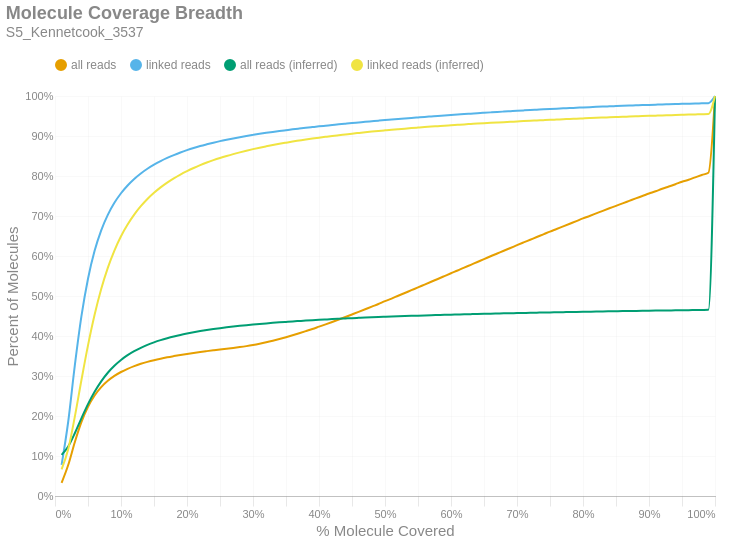

The code cell stored with this chart in its notebook:
### Markdown cell above
### Molecule Read Coverage
This chart shows molecule coverage breadth as computed by the number of bases aligned to that molecule. In other words, "*how much of each unique long molecule is actually sequenced/aligned?*" Keep in mind there is a distinction between sequences and alignments, since some sequences belonging to a particular molecule may not align well and wouldn't appear in the alignment data. This chart also shows molecule coverage breadth as computed by the *inferred fragment* from which the aligned sequences originate. Unlike read coverage, this calculation takes into account the total insert size, including unsequenced gaps between the forward and reverse reads. Like the previous figures, these are cumulative percents.

### Code cell
if SKIPLR:
    print_html(f"Skipped")
else:
    binned_df = consolidated_hist(valids['coverage_bp'], mask, 0.01, True)
    binned_df_inf = consolidated_hist(valids['coverage_inserts'], mask, 0.01, True)
    binned_df = binned_df.with_columns(pl.lit(binned_df_inf['all reads (cumsum)']).alias('all reads (inferred)'))
    binned_df = binned_df.with_columns(pl.lit(binned_df_inf['linked reads (cumsum)']).alias('linked reads (inferred)'))
    binned_df = binned_df.with_columns(
        (pl.col('bin').cast(pl.Float64) + 0.01).alias('right_edge')
    )

    with SafeRender(binned_df):
        (
            density_plot(binned_df, 'Molecule Coverage Breadth', samplename, 'molcov', ['all reads (inferred)','linked reads (inferred)'])
            .encode(
                #x=alt.X('bin:Q', title="% Molecule Covered").axis(format = '%').scale(padding=0),
                x=alt.X('right_edge:Q', title="% Molecule Covered").axis(format='%').scale(padding=0),
                y=alt.Y('value:Q', title='Percent of Molecules')
                    .axis(format='%')
                    .stack(False)
                    .scale(domainMin=0, padding=0),
                color=alt.Color("key:N").scale(domain = ["all reads", "linked reads", "all reads (inferred)", "linked reads (inferred)"]),
                tooltip = [
                    alt.Tooltip("key:N", title = "Data Type"),
                    alt.Tooltip("range_label:N", title="% Molecule Covered"),
                    alt.Tooltip("value:Q", format = ".2%", title="% Molecules")
                ]
            )
        ).display()

### Figure 1 — Vega-Lite specification as saved in the notebook (floating-point values rounded to 4 significant figures)
{"width": "container", "height": 400, "config": {"title": {"anchor": "start", "dy": -15, "fontSize": 18, "color": "#888888", "subtitleColor": "#888888", "subtitleFontSize": 14}, "arc": {"fill": "#0072B2"}, "axis": {"domainColor": "#888888", "domainWidth": 0.5, "gridWidth": 0.2, "grid": false, "titleFontWeight": 400, "titleFontSize": 15, "labelFontSize": 11, "labelColor": "#888888", "tickColor": "#888888", "tickWidth": 0.2, "titleColor": "#888888"}, "axisBand": {"grid": false}, "axisX": {"grid": true, "tickSize": 10, "domainCap": "round"}, "axisY": {"domain": false, "grid": true, "tickSize": 0, "domainCap": "round"}, "background": "transparent", "header": {"labelFontSize": 15, "labelColor": "#888888", "titleFontSize": 15, "titleFontWeight": 600, "titleColor": "#888888"}, "legend": {"labelFont": "sans-serif", "labelFontSize": 12, "labelColor": "#888888", "symbolSize": 100, "symbolType": "circle", "titleFontSize": 12, "titlePadding": 10, "titleColor": "#888888", "title": null, "orient": "top"}, "range": {"category": ["#E69F00", "#56B4E9", "#009E73", "#F0E442", "#0072B2", "#D55E00", "#CC79A7", "#000000"], "diverging": ["#cfe8f3", "#a2d4ec", "#73bfe2", "#46abdb", "#1696d2", "#12719e"]}, "area": {"fill": "#0072B2", "fillOpacity": 0.7, "line": true, "strokeOpacity": 0.7}, "line": {"color": "#0072B2", "stroke": "#0072B2", "strokeWidth": 2}, "trail": {"color": "#0072B2", "stroke": "#0072B2", "strokeWidth": 0, "size": 1}, "point": {"filled": true, "fillOpacity": 1.0, "size": 95}, "text": {"color": "#888888", "fontSize": 11, "align": "right", "fontWeight": 400, "size": 11}, "bar": {"fill": "#0072B2", "stroke": null}, "view": {"stroke": null, "continuousWidth": 660, "continuousHeight": 400}}, "data": {"name": "data-a62d5b6b9098c9fc42df275b18e9a5c0"}, "mark": {"type": "line", "interpolate": "monotone", "point": {"opacity": 0, "size": 275}}, "encoding": {"color": {"field": "key", "scale": {"domain": ["all reads", "linked reads", "all reads (inferred)", "linked reads (inferred)"]}, "type": "nominal"}, "tooltip": [{"field": "key", "title": "Data Type", "type": "nominal"}, {"field": "range_label", "title": "% Molecule Covered", "type": "nominal"}, {"field": "value", "format": ".2%", "title": "% Molecules", "type": "quantitative"}], "x": {"axis": {"format": "%"}, "field": "right_edge", "scale": {"padding": 0}, "title": "% Molecule Covered", "type": "quantitative"}, "y": {"axis": {"format": "%"}, "field": "value", "scale": {"domainMin": 0, "padding": 0}, "stack": false, "title": "Percent of Molecules", "type": "quantitative"}}, "params": [{"name": "param_c36ac31b6afebe62", "select": {"type": "point", "fields": ["key"]}, "bind": "legend"}], "title": {"text": "Molecule Coverage Breadth", "subtitle": "S5_Kennetcook_3537"}, "transform": [{"fold": ["all reads (cumsum)", "linked reads (cumsum)", "all reads (inferred)", "linked reads (inferred)"]}, {"calculate": "replace(datum.key, ' (cumsum)', '')", "as": "key"}, {"filter": {"param": "param_c36ac31b6afebe62"}}], "usermeta": {"embedOptions": {"downloadFileName": "S5_Kennetcook_3537.molcov"}}, "$schema": "https://vega.github.io/schema/vega-lite/v6.1.0.json", "datasets": {"data-a62d5b6b9098c9fc42df275b18e9a5c0": [{"bin": "0.0", "interval": "0.0-0.01", "all reads": 0.03303, "linked reads": 0.07779, "all reads (cumsum)": 0.03303, "linked reads (cumsum)": 0.07779, "range_label": "0.0-0.01", "all reads (inferred)": 0.1028, "linked reads (inferred)": 0.0668, "right_edge": 0.01}, {"bin": "0.01", "interval": "0.01-0.02", "all reads": 0.04434, "linked reads": 0.1078, "all reads (cumsum)": 0.07737, "linked reads (cumsum)": 0.1856, "range_label": "0.01-0.02", "all reads (inferred)": 0.1238, "linked reads (inferred)": 0.1168, "right_edge": 0.02}, {"bin": "0.02", "interval": "0.02-0.03", "all reads": 0.05712, "linked reads": 0.1403, "all reads (cumsum)": 0.1345, "linked reads (cumsum)": 0.3259, "range_label": "0.02-0.03", "all reads (inferred)": 0.1569, "linked reads (inferred)": 0.1978, "right_edge": 0.03}, {"bin": "0.03", "interval": "0.03-0.04", "all reads": 0.04997, "linked reads": 0.123, "all reads (cumsum)": 0.1845, "linked reads (cumsum)": 0.4489, "range_label": "0.03-0.04", "all reads (inferred)": 0.1942, "linked reads (inferred)": 0.2894, "right_edge": 0.04}, {"bin": "0.04", "interval": "0.04-0.05", "all reads": 0.03836, "linked reads": 0.09438, "all reads (cumsum)": 0.2228, "linked reads (cumsum)": 0.5433, "range_label": "0.04-0.05", "all reads (inferred)": 0.2296, "linked reads (inferred)": 0.3765, "right_edge": 0.05}, {"bin": "0.05", "interval": "0.05-0.06", "all reads": 0.02832, "linked reads": 0.06956, "all reads (cumsum)": 0.2511, "linked reads (cumsum)": 0.6129, "range_label": "0.05-0.06", "all reads (inferred)": 0.2605, "linked reads (inferred)": 0.453, "right_edge": 0.06}, {"bin": "0.06", "interval": "0.06-0.07", "all reads": 0.02091, "linked reads": 0.05128, "all reads (cumsum)": 0.2721, "linked reads (cumsum)": 0.6641, "range_label": "0.06-0.07", "all reads (inferred)": 0.2866, "linked reads (inferred)": 0.5175, "right_edge": 0.07}, {"bin": "0.07", "interval": "0.07-0.08", "all reads": 0.01583, "linked reads": 0.03881, "all reads (cumsum)": 0.2879, "linked reads (cumsum)": 0.7029, "range_label": "0.07-0.08", "all reads (inferred)": 0.3081, "linked reads (inferred)": 0.5705, "right_edge": 0.08}, {"bin": "0.08", "interval": "0.08-0.09", "all reads": 0.01229, "linked reads": 0.03004, "all reads (cumsum)": 0.3002, "linked reads (cumsum)": 0.733, "range_label": "0.08-0.09", "all reads (inferred)": 0.3255, "linked reads (inferred)": 0.6136, "right_edge": 0.09}, {"bin": "0.09", "interval": "0.09-0.1", "all reads": 0.00981, "linked reads": 0.02385, "all reads (cumsum)": 0.31, "linked reads (cumsum)": 0.7568, "range_label": "0.09-0.1", "all reads (inferred)": 0.3401, "linked reads (inferred)": 0.6496, "right_edge": 0.1}, {"bin": "0.1", "interval": "0.1-0.11", "all reads": 0.008006, "linked reads": 0.01944, "all reads (cumsum)": 0.318, "linked reads (cumsum)": 0.7763, "range_label": "0.1-0.11", "all reads (inferred)": 0.352, "linked reads (inferred)": 0.6788, "right_edge": 0.11}, {"bin": "0.11", "interval": "0.11-0.12", "all reads": 0.006726, "linked reads": 0.01629, "all reads (cumsum)": 0.3247, "linked reads (cumsum)": 0.7926, "range_label": "0.11-0.12", "all reads (inferred)": 0.362, "linked reads (inferred)": 0.7035, "right_edge": 0.12}, {"bin": "0.12", "interval": "0.12-0.13", "all reads": 0.005707, "linked reads": 0.01379, "all reads (cumsum)": 0.3304, "linked reads (cumsum)": 0.8063, "range_label": "0.12-0.13", "all reads (inferred)": 0.3705, "linked reads (inferred)": 0.7244, "right_edge": 0.13}, {"bin": "0.13", "interval": "0.13-0.14", "all reads": 0.00488, "linked reads": 0.01176, "all reads (cumsum)": 0.3353, "linked reads (cumsum)": 0.8181, "range_label": "0.13-0.14", "all reads (inferred)": 0.3778, "linked reads (inferred)": 0.7425, "right_edge": 0.14}, {"bin": "0.14", "interval": "0.14-0.15", "all reads": 0.004275, "linked reads": 0.01023, "all reads (cumsum)": 0.3396, "linked reads (cumsum)": 0.8283, "range_label": "0.14-0.15", "all reads (inferred)": 0.3842, "linked reads (inferred)": 0.7581, "right_edge": 0.15}, {"bin": "0.15", "interval": "0.15-0.16", "all reads": 0.003755, "linked reads": 0.008921, "all reads (cumsum)": 0.3433, "linked reads (cumsum)": 0.8373, "range_label": "0.15-0.16", "all reads (inferred)": 0.3897, "linked reads (inferred)": 0.7716, "right_edge": 0.16}, {"bin": "0.16", "interval": "0.16-0.17", "all reads": 0.003363, "linked reads": 0.007883, "all reads (cumsum)": 0.3467, "linked reads (cumsum)": 0.8451, "range_label": "0.16-0.17", "all reads (inferred)": 0.3945, "linked reads (inferred)": 0.7835, "right_edge": 0.17}, {"bin": "0.17", "interval": "0.17-0.18", "all reads": 0.003037, "linked reads": 0.007048, "all reads (cumsum)": 0.3497, "linked reads (cumsum)": 0.8522, "range_label": "0.17-0.18", "all reads (inferred)": 0.3989, "linked reads (inferred)": 0.7941, "right_edge": 0.18}, {"bin": "0.18", "interval": "0.18-0.19", "all reads": 0.002887, "linked reads": 0.006551, "all reads (cumsum)": 0.3526, "linked reads (cumsum)": 0.8587, "range_label": "0.18-0.19", "all reads (inferred)": 0.4027, "linked reads (inferred)": 0.8037, "right_edge": 0.19}, {"bin": "0.19", "interval": "0.19-0.2", "all reads": 0.002638, "linked reads": 0.00586, "all reads (cumsum)": 0.3553, "linked reads (cumsum)": 0.8646, "range_label": "0.19-0.2", "all reads (inferred)": 0.4062, "linked reads (inferred)": 0.8121, "right_edge": 0.2}, {"bin": "0.2", "interval": "0.2-0.21", "all reads": 0.002456, "linked reads": 0.005334, "all reads (cumsum)": 0.3577, "linked reads (cumsum)": 0.8699, "range_label": "0.2-0.21", "all reads (inferred)": 0.4094, "linked reads (inferred)": 0.8199, "right_edge": 0.21}, {"bin": "0.21", "interval": "0.21-0.22", "all reads": 0.0023, "linked reads": 0.004864, "all reads (cumsum)": 0.36, "linked reads (cumsum)": 0.8748, "range_label": "0.21-0.22", "all reads (inferred)": 0.4123, "linked reads (inferred)": 0.8271, "right_edge": 0.22}, {"bin": "0.22", "interval": "0.22-0.23", "all reads": 0.002144, "linked reads": 0.004347, "all reads (cumsum)": 0.3622, "linked reads (cumsum)": 0.8791, "range_label": "0.22-0.23", "all reads (inferred)": 0.415, "linked reads (inferred)": 0.8336, "right_edge": 0.23}, {"bin": "0.23", "interval": "0.23-0.24", "all reads": 0.002086, "linked reads": 0.004119, "all reads (cumsum)": 0.3643, "linked reads (cumsum)": 0.8833, "range_label": "0.23-0.24", "all reads (inferred)": 0.4174, "linked reads (inferred)": 0.8396, "right_edge": 0.24}, {"bin": "0.24", "interval": "0.24-0.25", "all reads": 0.002046, "linked reads": 0.003879, "all reads (cumsum)": 0.3663, "linked reads (cumsum)": 0.8871, "range_label": "0.24-0.25", "all reads (inferred)": 0.4196, "linked reads (inferred)": 0.845, "right_edge": 0.25}, {"bin": "0.25", "interval": "0.25-0.26", "all reads": 0.001947, "linked reads": 0.003516, "all reads (cumsum)": 0.3682, "linked reads (cumsum)": 0.8907, "range_label": "0.25-0.26", "all reads (inferred)": 0.4217, "linked reads (inferred)": 0.85, "right_edge": 0.26}, {"bin": "0.26", "interval": "0.26-0.27", "all reads": 0.001954, "linked reads": 0.003313, "all reads (cumsum)": 0.3702, "linked reads (cumsum)": 0.894, "range_label": "0.26-0.27", "all reads (inferred)": 0.4236, "linked reads (inferred)": 0.8547, "right_edge": 0.27}, {"bin": "0.27", "interval": "0.27-0.28", "all reads": 0.002108, "linked reads": 0.003155, "all reads (cumsum)": 0.3723, "linked reads (cumsum)": 0.8971, "range_label": "0.27-0.28", "all reads (inferred)": 0.4254, "linked reads (inferred)": 0.8591, "right_edge": 0.28}, {"bin": "0.28", "interval": "0.28-0.29", "all reads": 0.002399, "linked reads": 0.002965, "all reads (cumsum)": 0.3747, "linked reads (cumsum)": 0.9001, "range_label": "0.28-0.29", "all reads (inferred)": 0.4271, "linked reads (inferred)": 0.8632, "right_edge": 0.29}, {"bin": "0.29", "interval": "0.29-0.3", "all reads": 0.002792, "linked reads": 0.002717, "all reads (cumsum)": 0.3775, "linked reads (cumsum)": 0.9028, "range_label": "0.29-0.3", "all reads (inferred)": 0.4287, "linked reads (inferred)": 0.8672, "right_edge": 0.3}, {"bin": "0.3", "interval": "0.3-0.31", "all reads": 0.003226, "linked reads": 0.002622, "all reads (cumsum)": 0.3807, "linked reads (cumsum)": 0.9054, "range_label": "0.3-0.31", "all reads (inferred)": 0.4302, "linked reads (inferred)": 0.8708, "right_edge": 0.31}, {"bin": "0.31", "interval": "0.31-0.32", "all reads": 0.003595, "linked reads": 0.002407, "all reads (cumsum)": 0.3843, "linked reads (cumsum)": 0.9078, "range_label": "0.31-0.32", "all reads (inferred)": 0.4315, "linked reads (inferred)": 0.8742, "right_edge": 0.32}, {"bin": "0.32", "interval": "0.32-0.33", "all reads": 0.003925, "linked reads": 0.002288, "all reads (cumsum)": 0.3882, "linked reads (cumsum)": 0.9101, "range_label": "0.32-0.33", "all reads (inferred)": 0.4329, "linked reads (inferred)": 0.8774, "right_edge": 0.33}, {"bin": "0.33", "interval": "0.33-0.34", "all reads": 0.004194, "linked reads": 0.002203, "all reads (cumsum)": 0.3924, "linked reads (cumsum)": 0.9123, "range_label": "0.33-0.34", "all reads (inferred)": 0.4341, "linked reads (inferred)": 0.8805, "right_edge": 0.34}, {"bin": "0.34", "interval": "0.34-0.35", "all reads": 0.004507, "linked reads": 0.00215, "all reads (cumsum)": 0.3969, "linked reads (cumsum)": 0.9145, "range_label": "0.34-0.35", "all reads (inferred)": 0.4353, "linked reads (inferred)": 0.8833, "right_edge": 0.35}, {"bin": "0.35", "interval": "0.35-0.36", "all reads": 0.004826, "linked reads": 0.002142, "all reads (cumsum)": 0.4018, "linked reads (cumsum)": 0.9166, "range_label": "0.35-0.36", "all reads (inferred)": 0.4365, "linked reads (inferred)": 0.8861, "right_edge": 0.36}, {"bin": "0.36", "interval": "0.36-0.37", "all reads": 0.005052, "linked reads": 0.001964, "all reads (cumsum)": 0.4068, "linked reads (cumsum)": 0.9186, "range_label": "0.36-0.37", "all reads (inferred)": 0.4375, "linked reads (inferred)": 0.8887, "right_edge": 0.37}, {"bin": "0.37", "interval": "0.37-0.38", "all reads": 0.00529, "linked reads": 0.001903, "all reads (cumsum)": 0.4121, "linked reads (cumsum)": 0.9205, "range_label": "0.37-0.38", "all reads (inferred)": 0.4385, "linked reads (inferred)": 0.8912, "right_edge": 0.38}, {"bin": "0.38", "interval": "0.38-0.39", "all reads": 0.005416, "linked reads": 0.00181, "all reads (cumsum)": 0.4175, "linked reads (cumsum)": 0.9223, "range_label": "0.38-0.39", "all reads (inferred)": 0.4395, "linked reads (inferred)": 0.8936, "right_edge": 0.39}, {"bin": "0.39", "interval": "0.39-0.4", "all reads": 0.005783, "linked reads": 0.001791, "all reads (cumsum)": 0.4233, "linked reads (cumsum)": 0.9241, "range_label": "0.39-0.4", "all reads (inferred)": 0.4405, "linked reads (inferred)": 0.8958, "right_edge": 0.4}, {"bin": "0.4", "interval": "0.4-0.41", "all reads": 0.005774, "linked reads": 0.001678, "all reads (cumsum)": 0.4291, "linked reads (cumsum)": 0.9258, "range_label": "0.4-0.41", "all reads (inferred)": 0.4413, "linked reads (inferred)": 0.898, "right_edge": 0.41}, {"bin": "0.41", "interval": "0.41-0.42", "all reads": 0.005979, "linked reads": 0.00167, "all reads (cumsum)": 0.4351, "linked reads (cumsum)": 0.9274, "range_label": "0.41-0.42", "all reads (inferred)": 0.4422, "linked reads (inferred)": 0.9001, "right_edge": 0.42}, {"bin": "0.42", "interval": "0.42-0.43", "all reads": 0.006231, "linked reads": 0.001688, "all reads (cumsum)": 0.4413, "linked reads (cumsum)": 0.9291, "range_label": "0.42-0.43", "all reads (inferred)": 0.443, "linked reads (inferred)": 0.902, "right_edge": 0.43}, {"bin": "0.43", "interval": "0.43-0.44", "all reads": 0.006165, "linked reads": 0.001627, "all reads (cumsum)": 0.4475, "linked reads (cumsum)": 0.9308, "range_label": "0.43-0.44", "all reads (inferred)": 0.4438, "linked reads (inferred)": 0.9039, "right_edge": 0.44}, {"bin": "0.44", "interval": "0.44-0.45", "all reads": 0.006396, "linked reads": 0.001608, "all reads (cumsum)": 0.4539, "linked reads (cumsum)": 0.9324, "range_label": "0.44-0.45", "all reads (inferred)": 0.4446, "linked reads (inferred)": 0.9058, "right_edge": 0.45}, {"bin": "0.45", "interval": "0.45-0.46", "all reads": 0.006416, "linked reads": 0.001529, "all reads (cumsum)": 0.4603, "linked reads (cumsum)": 0.9339, "range_label": "0.45-0.46", "all reads (inferred)": 0.4453, "linked reads (inferred)": 0.9076, "right_edge": 0.46}, {"bin": "0.46", "interval": "0.46-0.47", "all reads": 0.00652, "linked reads": 0.001549, "all reads (cumsum)": 0.4668, "linked reads (cumsum)": 0.9354, "range_label": "0.46-0.47", "all reads (inferred)": 0.446, "linked reads (inferred)": 0.9094, "right_edge": 0.47}, {"bin": "0.47", "interval": "0.47-0.48", "all reads": 0.006669, "linked reads": 0.001462, "all reads (cumsum)": 0.4735, "linked reads (cumsum)": 0.9369, "range_label": "0.47-0.48", "all reads (inferred)": 0.4467, "linked reads (inferred)": 0.911, "right_edge": 0.48}, {"bin": "0.48", "interval": "0.48-0.49", "all reads": 0.006491, "linked reads": 0.001462, "all reads (cumsum)": 0.48, "linked reads (cumsum)": 0.9384, "range_label": "0.48-0.49", "all reads (inferred)": 0.4474, "linked reads (inferred)": 0.9126, "right_edge": 0.49}, {"bin": "0.49", "interval": "0.49-0.5", "all reads": 0.007259, "linked reads": 0.001428, "all reads (cumsum)": 0.4872, "linked reads (cumsum)": 0.9398, "range_label": "0.49-0.5", "all reads (inferred)": 0.448, "linked reads (inferred)": 0.9141, "right_edge": 0.5}, {"bin": "0.5", "interval": "0.5-0.51", "all reads": 0.00633, "linked reads": 0.001335, "all reads (cumsum)": 0.4935, "linked reads (cumsum)": 0.9411, "range_label": "0.5-0.51", "all reads (inferred)": 0.4486, "linked reads (inferred)": 0.9156, "right_edge": 0.51}, {"bin": "0.51", "interval": "0.51-0.52", "all reads": 0.007131, "linked reads": 0.001381, "all reads (cumsum)": 0.5007, "linked reads (cumsum)": 0.9425, "range_label": "0.51-0.52", "all reads (inferred)": 0.4492, "linked reads (inferred)": 0.917, "right_edge": 0.52}, {"bin": "0.52", "interval": "0.52-0.53", "all reads": 0.006812, "linked reads": 0.001327, "all reads (cumsum)": 0.5075, "linked reads (cumsum)": 0.9438, "range_label": "0.52-0.53", "all reads (inferred)": 0.4498, "linked reads (inferred)": 0.9184, "right_edge": 0.53}, {"bin": "0.53", "interval": "0.53-0.54", "all reads": 0.007019, "linked reads": 0.001306, "all reads (cumsum)": 0.5145, "linked reads (cumsum)": 0.9451, "range_label": "0.53-0.54", "all reads (inferred)": 0.4503, "linked reads (inferred)": 0.9197, "right_edge": 0.54}, {"bin": "0.54", "interval": "0.54-0.55", "all reads": 0.006897, "linked reads": 0.001282, "all reads (cumsum)": 0.5214, "linked reads (cumsum)": 0.9464, "range_label": "0.54-0.55", "all reads (inferred)": 0.4509, "linked reads (inferred)": 0.921, "right_edge": 0.55}, {"bin": "0.55", "interval": "0.55-0.56", "all reads": 0.007145, "linked reads": 0.001276, "all reads (cumsum)": 0.5285, "linked reads (cumsum)": 0.9477, "range_label": "0.55-0.56", "all reads (inferred)": 0.4514, "linked reads (inferred)": 0.9223, "right_edge": 0.56}, {"bin": "0.56", "interval": "0.56-0.57", "all reads": 0.007064, "linked reads": 0.001222, "all reads (cumsum)": 0.5356, "linked reads (cumsum)": 0.9489, "range_label": "0.56-0.57", "all reads (inferred)": 0.4519, "linked reads (inferred)": 0.9235, "right_edge": 0.57}, {"bin": "0.57", "interval": "0.57-0.58", "all reads": 0.006978, "linked reads": 0.001224, "all reads (cumsum)": 0.5426, "linked reads (cumsum)": 0.9501, "range_label": "0.57-0.58", "all reads (inferred)": 0.4524, "linked reads (inferred)": 0.9247, "right_edge": 0.58}, {"bin": "0.58", "interval": "0.58-0.59", "all reads": 0.007148, "linked reads": 0.0012, "all reads (cumsum)": 0.5497, "linked reads (cumsum)": 0.9513, "range_label": "0.58-0.59", "all reads (inferred)": 0.4529, "linked reads (inferred)": 0.9258, "right_edge": 0.59}, {"bin": "0.59", "interval": "0.59-0.6", "all reads": 0.007187, "linked reads": 0.001162, "all reads (cumsum)": 0.5569, "linked reads (cumsum)": 0.9525, "range_label": "0.59-0.6", "all reads (inferred)": 0.4533, "linked reads (inferred)": 0.9269, "right_edge": 0.6}, {"bin": "0.6", "interval": "0.6-0.61", "all reads": 0.006847, "linked reads": 0.00111, "all reads (cumsum)": 0.5638, "linked reads (cumsum)": 0.9536, "range_label": "0.6-0.61", "all reads (inferred)": 0.4538, "linked reads (inferred)": 0.928, "right_edge": 0.61}, {"bin": "0.61", "interval": "0.61-0.62", "all reads": 0.00723, "linked reads": 0.001181, "all reads (cumsum)": 0.571, "linked reads (cumsum)": 0.9548, "range_label": "0.61-0.62", "all reads (inferred)": 0.4542, "linked reads (inferred)": 0.929, "right_edge": 0.62}, {"bin": "0.62", "interval": "0.62-0.63", "all reads": 0.006996, "linked reads": 0.001065, "all reads (cumsum)": 0.578, "linked reads (cumsum)": 0.9559, "range_label": "0.62-0.63", "all reads (inferred)": 0.4546, "linked reads (inferred)": 0.93, "right_edge": 0.63}, {"bin": "0.63", "interval": "0.63-0.64", "all reads": 0.007091, "linked reads": 0.001074, "all reads (cumsum)": 0.5851, "linked reads (cumsum)": 0.9569, "range_label": "0.63-0.64", "all reads (inferred)": 0.4551, "linked reads (inferred)": 0.931, "right_edge": 0.64}, {"bin": "0.64", "interval": "0.64-0.65", "all reads": 0.006989, "linked reads": 0.001066, "all reads (cumsum)": 0.5921, "linked reads (cumsum)": 0.958, "range_label": "0.64-0.65", "all reads (inferred)": 0.4555, "linked reads (inferred)": 0.932, "right_edge": 0.65}, {"bin": "0.65", "interval": "0.65-0.66", "all reads": 0.007243, "linked reads": 0.00106, "all reads (cumsum)": 0.5993, "linked reads (cumsum)": 0.9591, "range_label": "0.65-0.66", "all reads (inferred)": 0.4558, "linked reads (inferred)": 0.9329, "right_edge": 0.66}, {"bin": "0.66", "interval": "0.66-0.67", "all reads": 0.006901, "linked reads": 0.001041, "all reads (cumsum)": 0.6062, "linked reads (cumsum)": 0.9601, "range_label": "0.66-0.67", "all reads (inferred)": 0.4562, "linked reads (inferred)": 0.9338, "right_edge": 0.67}, {"bin": "0.67", "interval": "0.67-0.68", "all reads": 0.006933, "linked reads": 0.0009912, "all reads (cumsum)": 0.6132, "linked reads (cumsum)": 0.9611, "range_label": "0.67-0.68", "all reads (inferred)": 0.4566, "linked reads (inferred)": 0.9347, "right_edge": 0.68}, {"bin": "0.68", "interval": "0.68-0.69", "all reads": 0.006826, "linked reads": 0.0009805, "all reads (cumsum)": 0.62, "linked reads (cumsum)": 0.9621, "range_label": "0.68-0.69", "all reads (inferred)": 0.457, "linked reads (inferred)": 0.9355, "right_edge": 0.69}, {"bin": "0.69", "interval": "0.69-0.7", "all reads": 0.007047, "linked reads": 0.0009856, "all reads (cumsum)": 0.627, "linked reads (cumsum)": 0.9631, "range_label": "0.69-0.7", "all reads (inferred)": 0.4573, "linked reads (inferred)": 0.9363, "right_edge": 0.7}, {"bin": "0.7", "interval": "0.7-0.71", "all reads": 0.006849, "linked reads": 0.0009491, "all reads (cumsum)": 0.6339, "linked reads (cumsum)": 0.964, "range_label": "0.7-0.71", "all reads (inferred)": 0.4577, "linked reads (inferred)": 0.9372, "right_edge": 0.71}, {"bin": "0.71", "interval": "0.71-0.72", "all reads": 0.006772, "linked reads": 0.0009204, "all reads (cumsum)": 0.6406, "linked reads (cumsum)": 0.9649, "range_label": "0.71-0.72", "all reads (inferred)": 0.458, "linked reads (inferred)": 0.938, "right_edge": 0.72}, {"bin": "0.72", "interval": "0.72-0.73", "all reads": 0.006859, "linked reads": 0.0008581, "all reads (cumsum)": 0.6475, "linked reads (cumsum)": 0.9658, "range_label": "0.72-0.73", "all reads (inferred)": 0.4583, "linked reads (inferred)": 0.9388, "right_edge": 0.73}, {"bin": "0.73", "interval": "0.73-0.74", "all reads": 0.006643, "linked reads": 0.0008643, "all reads (cumsum)": 0.6542, "linked reads (cumsum)": 0.9667, "range_label": "0.73-0.74", "all reads (inferred)": 0.4587, "linked reads (inferred)": 0.9396, "right_edge": 0.74}, {"bin": "0.74", "interval": "0.74-0.75", "all reads": 0.00697, "linked reads": 0.0008424, "all reads (cumsum)": 0.6611, "linked reads (cumsum)": 0.9675, "range_label": "0.74-0.75", "all reads (inferred)": 0.459, "linked reads (inferred)": 0.9404, "right_edge": 0.75}, {"bin": "0.75", "interval": "0.75-0.76", "all reads": 0.006486, "linked reads": 0.0008087, "all reads (cumsum)": 0.6676, "linked reads (cumsum)": 0.9683, "range_label": "0.75-0.76", "all reads (inferred)": 0.4593, "linked reads (inferred)": 0.9411, "right_edge": 0.76}, {"bin": "0.76", "interval": "0.76-0.77", "all reads": 0.006589, "linked reads": 0.000775, "all reads (cumsum)": 0.6742, "linked reads (cumsum)": 0.9691, "range_label": "0.76-0.77", "all reads (inferred)": 0.4597, "linked reads (inferred)": 0.9419, "right_edge": 0.77}, {"bin": "0.77", "interval": "0.77-0.78", "all reads": 0.006504, "linked reads": 0.0008002, "all reads (cumsum)": 0.6807, "linked reads (cumsum)": 0.9699, "range_label": "0.77-0.78", "all reads (inferred)": 0.4599, "linked reads (inferred)": 0.9426, "right_edge": 0.78}, {"bin": "0.78", "interval": "0.78-0.79", "all reads": 0.006461, "linked reads": 0.0007424, "all reads (cumsum)": 0.6872, "linked reads (cumsum)": 0.9706, "range_label": "0.78-0.79", "all reads (inferred)": 0.4603, "linked reads (inferred)": 0.9433, "right_edge": 0.79}, {"bin": "0.79", "interval": "0.79-0.8", "all reads": 0.006783, "linked reads": 0.000789, "all reads (cumsum)": 0.6939, "linked reads (cumsum)": 0.9714, "range_label": "0.79-0.8", "all reads (inferred)": 0.4606, "linked reads (inferred)": 0.9441, "right_edge": 0.8}, {"bin": "0.8", "interval": "0.8-0.81", "all reads": 0.006193, "linked reads": 0.000725, "all reads (cumsum)": 0.7001, "linked reads (cumsum)": 0.9721, "range_label": "0.8-0.81", "all reads (inferred)": 0.4609, "linked reads (inferred)": 0.9448, "right_edge": 0.81}, {"bin": "0.81", "interval": "0.81-0.82", "all reads": 0.006388, "linked reads": 0.0006997, "all reads (cumsum)": 0.7065, "linked reads (cumsum)": 0.9728, "range_label": "0.81-0.82", "all reads (inferred)": 0.4612, "linked reads (inferred)": 0.9455, "right_edge": 0.82}, {"bin": "0.82", "interval": "0.82-0.83", "all reads": 0.006406, "linked reads": 0.0006862, "all reads (cumsum)": 0.7129, "linked reads (cumsum)": 0.9735, "range_label": "0.82-0.83", "all reads (inferred)": 0.4614, "linked reads (inferred)": 0.9461, "right_edge": 0.83}, {"bin": "0.83", "interval": "0.83-0.84", "all reads": 0.006296, "linked reads": 0.000634, "all reads (cumsum)": 0.7192, "linked reads (cumsum)": 0.9742, "range_label": "0.83-0.84", "all reads (inferred)": 0.4617, "linked reads (inferred)": 0.9467, "right_edge": 0.84}, {"bin": "0.84", "interval": "0.84-0.85", "all reads": 0.006173, "linked reads": 0.0006396, "all reads (cumsum)": 0.7254, "linked reads (cumsum)": 0.9748, "range_label": "0.84-0.85", "all reads (inferred)": 0.462, "linked reads (inferred)": 0.9474, "right_edge": 0.85}, {"bin": "0.85", "interval": "0.85-0.86", "all reads": 0.006318, "linked reads": 0.0006312, "all reads (cumsum)": 0.7317, "linked reads (cumsum)": 0.9754, "range_label": "0.85-0.86", "all reads (inferred)": 0.4623, "linked reads (inferred)": 0.948, "right_edge": 0.86}, {"bin": "0.86", "interval": "0.86-0.87", "all reads": 0.006136, "linked reads": 0.0006099, "all reads (cumsum)": 0.7379, "linked reads (cumsum)": 0.976, "range_label": "0.86-0.87", "all reads (inferred)": 0.4625, "linked reads (inferred)": 0.9486, "right_edge": 0.87}, {"bin": "0.87", "interval": "0.87-0.88", "all reads": 0.00614, "linked reads": 0.0005902, "all reads (cumsum)": 0.744, "linked reads (cumsum)": 0.9766, "range_label": "0.87-0.88", "all reads (inferred)": 0.4628, "linked reads (inferred)": 0.9492, "right_edge": 0.88}, {"bin": "0.88", "interval": "0.88-0.89", "all reads": 0.005992, "linked reads": 0.0005964, "all reads (cumsum)": 0.75, "linked reads (cumsum)": 0.9772, "range_label": "0.88-0.89", "all reads (inferred)": 0.463, "linked reads (inferred)": 0.9498, "right_edge": 0.89}, {"bin": "0.89", "interval": "0.89-0.9", "all reads": 0.00616, "linked reads": 0.000579, "all reads (cumsum)": 0.7561, "linked reads (cumsum)": 0.9778, "range_label": "0.89-0.9", "all reads (inferred)": 0.4633, "linked reads (inferred)": 0.9503, "right_edge": 0.9}, {"bin": "0.9", "interval": "0.9-0.91", "all reads": 0.005663, "linked reads": 0.000524, "all reads (cumsum)": 0.7618, "linked reads (cumsum)": 0.9783, "range_label": "0.9-0.91", "all reads (inferred)": 0.4635, "linked reads (inferred)": 0.9509, "right_edge": 0.91}, {"bin": "0.91", "interval": "0.91-0.92", "all reads": 0.0064, "linked reads": 0.000524, "all reads (cumsum)": 0.7682, "linked reads (cumsum)": 0.9789, "range_label": "0.91-0.92", "all reads (inferred)": 0.4637, "linked reads (inferred)": 0.9514, "right_edge": 0.92}, {"bin": "0.92", "interval": "0.92-0.93", "all reads": 0.005371, "linked reads": 0.0004785, "all reads (cumsum)": 0.7736, "linked reads (cumsum)": 0.9793, "range_label": "0.92-0.93", "all reads (inferred)": 0.464, "linked reads (inferred)": 0.9519, "right_edge": 0.93}, {"bin": "0.93", "interval": "0.93-0.94", "all reads": 0.005826, "linked reads": 0.0004903, "all reads (cumsum)": 0.7794, "linked reads (cumsum)": 0.9798, "range_label": "0.93-0.94", "all reads (inferred)": 0.4642, "linked reads (inferred)": 0.9524, "right_edge": 0.94}, {"bin": "0.94", "interval": "0.94-0.95", "all reads": 0.006208, "linked reads": 0.0004964, "all reads (cumsum)": 0.7856, "linked reads (cumsum)": 0.9803, "range_label": "0.94-0.95", "all reads (inferred)": 0.4644, "linked reads (inferred)": 0.9529, "right_edge": 0.95}, {"bin": "0.95", "interval": "0.95-0.96", "all reads": 0.005082, "linked reads": 0.0004549, "all reads (cumsum)": 0.7907, "linked reads (cumsum)": 0.9808, "range_label": "0.95-0.96", "all reads (inferred)": 0.4647, "linked reads (inferred)": 0.9534, "right_edge": 0.96}, {"bin": "0.96", "interval": "0.96-0.97", "all reads": 0.005941, "linked reads": 0.0004436, "all reads (cumsum)": 0.7966, "linked reads (cumsum)": 0.9812, "range_label": "0.96-0.97", "all reads (inferred)": 0.4649, "linked reads (inferred)": 0.9539, "right_edge": 0.97}, {"bin": "0.97", "interval": "0.97-0.98", "all reads": 0.005924, "linked reads": 0.0004088, "all reads (cumsum)": 0.8026, "linked reads (cumsum)": 0.9816, "range_label": "0.97-0.98", "all reads (inferred)": 0.4651, "linked reads (inferred)": 0.9544, "right_edge": 0.98}, {"bin": "0.98", "interval": "0.98-0.99", "all reads": 0.005618, "linked reads": 0.0004217, "all reads (cumsum)": 0.8082, "linked reads (cumsum)": 0.982, "range_label": "0.98-0.99", "all reads (inferred)": 0.4654, "linked reads (inferred)": 0.955, "right_edge": 0.99}, {"bin": "0.99", "interval": "0.99-1.0", "all reads": 0.1918, "linked reads": 0.01795, "all reads (cumsum)": 1.0, "linked reads (cumsum)": 1.0, "range_label": "0.99-1.0", "all reads (inferred)": 1.0, "linked reads (inferred)": 1.0, "right_edge": 1.0}]}}
